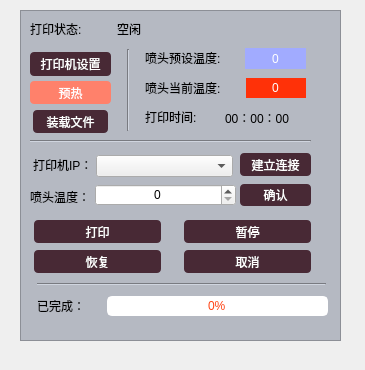
<?xml version="1.0" encoding="UTF-8"?>
<ui version="4.0">
 <class>controlPanel</class>
 <widget class="QWidget" name="controlPanel">
  <property name="geometry">
   <rect>
    <x>0</x>
    <y>0</y>
    <width>365</width>
    <height>370</height>
   </rect>
  </property>
  <property name="windowTitle">
   <string>controlPanel</string>
  </property>
  <property name="styleSheet">
   <string notr="true">QLabel
{

	font: 75 11pt &quot;微软雅黑&quot;;
}
QTabWidget
{
	
	background-color: rgb(255, 255, 255);
	font: 10pt &quot;微软雅黑&quot;;
}
QPushButton
{
	border-radius:4px;
	min-heght:23px;
	color:rgb(255,255,255);
	background-color: rgb(120, 167, 255);
}
QPushButton:pressed
{
	border-radius:4px;
	
	background-color: rgb(255, 193, 231);
}

QTabWidget{
background-color:qlineargradient(x1:0, y1:0, x2:0, y2:1,
stop:0 #616161, stop: 0.5 #505050,
stop: 0.6 #434343, stop:1 #656565);
}
 QTabWidget::pane { /* The tab widget frame */
  border: 2px solid #C2C7CB;
 }
QTabBar::tab {
  background: qlineargradient(x1: 0, y1: 0, x2: 0, y2: 1,
  stop: 0 #E1E1E1, stop: 0.4 #DDDDDD,
  stop: 0.5 #D8D8D8, stop: 1.0 #D3D3D3);
  border: 2px solid #C4C4C3;
  border-bottom-color: #C2C7CB; /* same as the pane color */
  border-top-left-radius: 4px;
  border-top-right-radius: 4px;
  min-width: 8ex;
  padding: 2px;
 }

 QTabBar::tab:selected, QTabBar::tab:hover {
  background: qlineargradient(x1: 0, y1: 0, x2: 0, y2: 1,
  stop: 0 #fafafa, stop: 0.4 #f4f4f4,
  stop: 0.5 #e7e7e7, stop: 1.0 #fafafa);
 }

 QTabBar::tab:selected {
  border-color: #9B9B9B;
  border-bottom-color: #C2C7CB; /* same as pane color */
 }

 QTabBar::tab:!selected {
  margin-top: 2px; /* make non-selected tabs look smaller */
 }
</string>
  </property>
  <widget class="QFrame" name="printer1">
   <property name="enabled">
    <bool>true</bool>
   </property>
   <property name="geometry">
    <rect>
     <x>20</x>
     <y>10</y>
     <width>321</width>
     <height>331</height>
    </rect>
   </property>
   <property name="minimumSize">
    <size>
     <width>0</width>
     <height>0</height>
    </size>
   </property>
   <property name="styleSheet">
    <string notr="true">QFrame
{
	background-color: rgb(181, 185, 194);
}
QPushButton
{
	
	background-color: rgba(70, 39, 51, 251);
}
QPushButton:pressed
{
	
	background-color: rgb(255, 126, 75);
}</string>
   </property>
   <property name="frameShape">
    <enum>QFrame::StyledPanel</enum>
   </property>
   <property name="frameShadow">
    <enum>QFrame::Raised</enum>
   </property>
   <widget class="QSpinBox" name="tempSet">
    <property name="geometry">
     <rect>
      <x>75</x>
      <y>174</y>
      <width>141</width>
      <height>22</height>
     </rect>
    </property>
    <property name="alignment">
     <set>Qt::AlignCenter</set>
    </property>
   </widget>
   <widget class="QPushButton" name="connect">
    <property name="geometry">
     <rect>
      <x>220</x>
      <y>143</y>
      <width>71</width>
      <height>23</height>
     </rect>
    </property>
    <property name="text">
     <string>建立连接</string>
    </property>
   </widget>
   <widget class="QLabel" name="label">
    <property name="geometry">
     <rect>
      <x>13</x>
      <y>145</y>
      <width>61</width>
      <height>19</height>
     </rect>
    </property>
    <property name="text">
     <string>打印机IP：</string>
    </property>
   </widget>
   <widget class="QLabel" name="label_57">
    <property name="geometry">
     <rect>
      <x>10</x>
      <y>179</y>
      <width>62</width>
      <height>16</height>
     </rect>
    </property>
    <property name="text">
     <string>喷头温度：</string>
    </property>
   </widget>
   <widget class="Line" name="line">
    <property name="geometry">
     <rect>
      <x>100</x>
      <y>39</y>
      <width>16</width>
      <height>82</height>
     </rect>
    </property>
    <property name="orientation">
     <enum>Qt::Vertical</enum>
    </property>
   </widget>
   <widget class="QLabel" name="label_36">
    <property name="geometry">
     <rect>
      <x>125</x>
      <y>38</y>
      <width>101</width>
      <height>20</height>
     </rect>
    </property>
    <property name="text">
     <string>喷头预设温度:</string>
    </property>
   </widget>
   <widget class="QLabel" name="targetTemp">
    <property name="geometry">
     <rect>
      <x>225</x>
      <y>38</y>
      <width>61</width>
      <height>21</height>
     </rect>
    </property>
    <property name="styleSheet">
     <string notr="true">QLabel
{
	
	background-color: rgb(161, 171, 255);
	color: rgb(255, 255, 255);
}</string>
    </property>
    <property name="text">
     <string>0</string>
    </property>
    <property name="alignment">
     <set>Qt::AlignCenter</set>
    </property>
   </widget>
   <widget class="Line" name="line_3">
    <property name="geometry">
     <rect>
      <x>10</x>
      <y>123</y>
      <width>281</width>
      <height>16</height>
     </rect>
    </property>
    <property name="orientation">
     <enum>Qt::Horizontal</enum>
    </property>
   </widget>
   <widget class="Line" name="line_2">
    <property name="geometry">
     <rect>
      <x>17</x>
      <y>273</y>
      <width>289</width>
      <height>3</height>
     </rect>
    </property>
    <property name="orientation">
     <enum>Qt::Horizontal</enum>
    </property>
   </widget>
   <widget class="QLabel" name="Temp1">
    <property name="geometry">
     <rect>
      <x>225</x>
      <y>68</y>
      <width>61</width>
      <height>20</height>
     </rect>
    </property>
    <property name="styleSheet">
     <string notr="true">QLabel
{
	
	color: rgb(255, 255, 255);
	background-color: rgb(255, 49, 8);
}</string>
    </property>
    <property name="text">
     <string>0</string>
    </property>
    <property name="alignment">
     <set>Qt::AlignCenter</set>
    </property>
   </widget>
   <widget class="QLabel" name="State1">
    <property name="geometry">
     <rect>
      <x>97</x>
      <y>9</y>
      <width>203</width>
      <height>20</height>
     </rect>
    </property>
    <property name="text">
     <string>空闲</string>
    </property>
   </widget>
   <widget class="QLabel" name="label_33">
    <property name="geometry">
     <rect>
      <x>125</x>
      <y>97</y>
      <width>64</width>
      <height>20</height>
     </rect>
    </property>
    <property name="text">
     <string>打印时间:</string>
    </property>
   </widget>
   <widget class="QLabel" name="label_32">
    <property name="geometry">
     <rect>
      <x>10</x>
      <y>9</y>
      <width>64</width>
      <height>20</height>
     </rect>
    </property>
    <property name="text">
     <string>打印状态:</string>
    </property>
   </widget>
   <widget class="QLabel" name="label_35">
    <property name="geometry">
     <rect>
      <x>125</x>
      <y>68</y>
      <width>101</width>
      <height>20</height>
     </rect>
    </property>
    <property name="text">
     <string>喷头当前温度:</string>
    </property>
   </widget>
   <widget class="QLabel" name="Time1">
    <property name="geometry">
     <rect>
      <x>205</x>
      <y>98</y>
      <width>91</width>
      <height>20</height>
     </rect>
    </property>
    <property name="text">
     <string>00：00：00</string>
    </property>
   </widget>
   <widget class="QPushButton" name="Setting">
    <property name="geometry">
     <rect>
      <x>10</x>
      <y>42</y>
      <width>81</width>
      <height>24</height>
     </rect>
    </property>
    <property name="minimumSize">
     <size>
      <width>0</width>
      <height>23</height>
     </size>
    </property>
    <property name="text">
     <string>打印机设置</string>
    </property>
   </widget>
   <widget class="QPushButton" name="Print1">
    <property name="enabled">
     <bool>false</bool>
    </property>
    <property name="geometry">
     <rect>
      <x>14</x>
      <y>210</y>
      <width>127</width>
      <height>23</height>
     </rect>
    </property>
    <property name="minimumSize">
     <size>
      <width>0</width>
      <height>23</height>
     </size>
    </property>
    <property name="text">
     <string>打印</string>
    </property>
   </widget>
   <widget class="QPushButton" name="Stop">
    <property name="enabled">
     <bool>false</bool>
    </property>
    <property name="geometry">
     <rect>
      <x>164</x>
      <y>210</y>
      <width>127</width>
      <height>23</height>
     </rect>
    </property>
    <property name="minimumSize">
     <size>
      <width>0</width>
      <height>23</height>
     </size>
    </property>
    <property name="text">
     <string>暂停</string>
    </property>
   </widget>
   <widget class="QPushButton" name="Cancle1">
    <property name="enabled">
     <bool>false</bool>
    </property>
    <property name="geometry">
     <rect>
      <x>164</x>
      <y>240</y>
      <width>127</width>
      <height>23</height>
     </rect>
    </property>
    <property name="minimumSize">
     <size>
      <width>0</width>
      <height>23</height>
     </size>
    </property>
    <property name="text">
     <string>取消</string>
    </property>
   </widget>
   <widget class="QPushButton" name="pushButton_3">
    <property name="geometry">
     <rect>
      <x>10</x>
      <y>71</y>
      <width>81</width>
      <height>23</height>
     </rect>
    </property>
    <property name="minimumSize">
     <size>
      <width>0</width>
      <height>23</height>
     </size>
    </property>
    <property name="styleSheet">
     <string notr="true">QPushButton
{
	
	background-color: rgb(255, 129, 107);
}
QPushButton:pressed
{
	
	background-color: rgb(255, 0, 4);
}</string>
    </property>
    <property name="text">
     <string>预热</string>
    </property>
   </widget>
   <widget class="QPushButton" name="Recovery">
    <property name="enabled">
     <bool>false</bool>
    </property>
    <property name="geometry">
     <rect>
      <x>14</x>
      <y>240</y>
      <width>127</width>
      <height>23</height>
     </rect>
    </property>
    <property name="minimumSize">
     <size>
      <width>0</width>
      <height>23</height>
     </size>
    </property>
    <property name="text">
     <string>恢复</string>
    </property>
   </widget>
   <widget class="QLabel" name="label_31">
    <property name="geometry">
     <rect>
      <x>17</x>
      <y>286</y>
      <width>60</width>
      <height>20</height>
     </rect>
    </property>
    <property name="text">
     <string>已完成：</string>
    </property>
   </widget>
   <widget class="QProgressBar" name="Prog1">
    <property name="geometry">
     <rect>
      <x>87</x>
      <y>286</y>
      <width>221</width>
      <height>20</height>
     </rect>
    </property>
    <property name="styleSheet">
     <string notr="true">QProgressBar {
    border: 2px solid grey;
    border-radius: 5px;
}

QProgressBar::chunk {
    
	background-color: rgb(80, 0, 0);
    width: 20px;
}
QProgressBar {
    border: 2px solid white;
    border-radius: 5px;
	color: rgb(255, 68, 21);
    text-align: center;
	font: 9pt &quot;微软雅黑&quot;;
}</string>
    </property>
    <property name="maximum">
     <number>9999999</number>
    </property>
    <property name="value">
     <number>0</number>
    </property>
   </widget>
   <widget class="QPushButton" name="setTemputre">
    <property name="enabled">
     <bool>true</bool>
    </property>
    <property name="geometry">
     <rect>
      <x>220</x>
      <y>174</y>
      <width>71</width>
      <height>22</height>
     </rect>
    </property>
    <property name="styleSheet">
     <string notr="true"/>
    </property>
    <property name="text">
     <string>确认</string>
    </property>
   </widget>
   <widget class="QComboBox" name="IP1">
    <property name="geometry">
     <rect>
      <x>76</x>
      <y>145</y>
      <width>137</width>
      <height>22</height>
     </rect>
    </property>
   </widget>
   <widget class="QPushButton" name="loadfile">
    <property name="geometry">
     <rect>
      <x>13</x>
      <y>100</y>
      <width>75</width>
      <height>23</height>
     </rect>
    </property>
    <property name="text">
     <string>装载文件</string>
    </property>
   </widget>
  </widget>
 </widget>
 <layoutdefault spacing="6" margin="11"/>
 <resources/>
 <connections/>
</ui>
